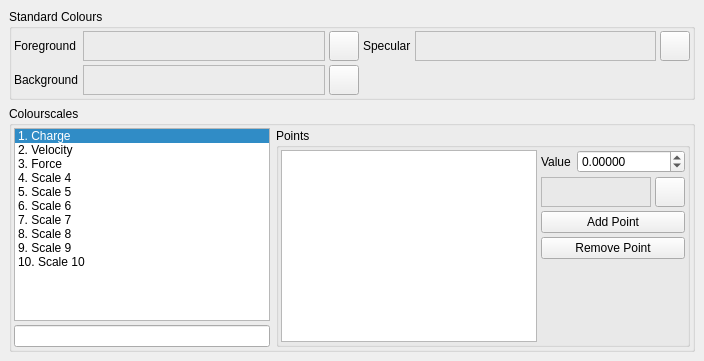
     <widget class="QWidget" name="ColoursTab" >
      <attribute name="title" >
       <string>Colours</string>
      </attribute>
      <attribute name="icon" >
       <iconset resource="icons.qrc" >:/basic/icons/basic_colour.svg</iconset>
      </attribute>
      <layout class="QVBoxLayout" >
       <property name="margin" >
        <number>9</number>
       </property>
       <property name="spacing" >
        <number>6</number>
       </property>
       <item>
        <widget class="QGroupBox" name="ColourGroup" >
         <property name="sizePolicy" >
          <sizepolicy>
           <hsizetype>1</hsizetype>
           <vsizetype>1</vsizetype>
           <horstretch>0</horstretch>
           <verstretch>0</verstretch>
          </sizepolicy>
         </property>
         <property name="title" >
          <string>Standard Colours</string>
         </property>
         <layout class="QHBoxLayout" >
          <property name="margin" >
           <number>2</number>
          </property>
          <property name="spacing" >
           <number>4</number>
          </property>
          <item>
           <layout class="QGridLayout" >
            <property name="margin" >
             <number>0</number>
            </property>
            <property name="spacing" >
             <number>4</number>
            </property>
            <item row="0" column="0" >
             <widget class="QLabel" name="label_2" >
              <property name="text" >
               <string>Foreground</string>
              </property>
             </widget>
            </item>
            <item row="1" column="1" >
             <layout class="QHBoxLayout" >
              <property name="margin" >
               <number>0</number>
              </property>
              <property name="spacing" >
               <number>4</number>
              </property>
              <item>
               <widget class="TColourFrame" name="BackgroundColourFrame" >
                <property name="sizePolicy" >
                 <sizepolicy>
                  <hsizetype>7</hsizetype>
                  <vsizetype>5</vsizetype>
                  <horstretch>0</horstretch>
                  <verstretch>0</verstretch>
                 </sizepolicy>
                </property>
                <property name="minimumSize" >
                 <size>
                  <width>16</width>
                  <height>16</height>
                 </size>
                </property>
                <property name="frameShape" >
                 <enum>QFrame::StyledPanel</enum>
                </property>
                <property name="frameShadow" >
                 <enum>QFrame::Raised</enum>
                </property>
               </widget>
              </item>
              <item>
               <widget class="QPushButton" name="BackgroundColourButton" >
                <property name="sizePolicy" >
                 <sizepolicy>
                  <hsizetype>5</hsizetype>
                  <vsizetype>5</vsizetype>
                  <horstretch>0</horstretch>
                  <verstretch>0</verstretch>
                 </sizepolicy>
                </property>
                <property name="minimumSize" >
                 <size>
                  <width>30</width>
                  <height>30</height>
                 </size>
                </property>
                <property name="maximumSize" >
                 <size>
                  <width>30</width>
                  <height>30</height>
                 </size>
                </property>
                <property name="text" >
                 <string/>
                </property>
                <property name="icon" >
                 <iconset resource="icons.qrc" >:/basic/icons/basic_colour.svg</iconset>
                </property>
               </widget>
              </item>
             </layout>
            </item>
            <item row="1" column="0" >
             <widget class="QLabel" name="label_3" >
              <property name="text" >
               <string>Background</string>
              </property>
             </widget>
            </item>
            <item row="0" column="1" >
             <layout class="QHBoxLayout" >
              <property name="margin" >
               <number>0</number>
              </property>
              <property name="spacing" >
               <number>4</number>
              </property>
              <item>
               <widget class="TColourFrame" name="ForegroundColourFrame" >
                <property name="sizePolicy" >
                 <sizepolicy>
                  <hsizetype>7</hsizetype>
                  <vsizetype>5</vsizetype>
                  <horstretch>0</horstretch>
                  <verstretch>0</verstretch>
                 </sizepolicy>
                </property>
                <property name="minimumSize" >
                 <size>
                  <width>16</width>
                  <height>16</height>
                 </size>
                </property>
                <property name="frameShape" >
                 <enum>QFrame::StyledPanel</enum>
                </property>
                <property name="frameShadow" >
                 <enum>QFrame::Raised</enum>
                </property>
               </widget>
              </item>
              <item>
               <widget class="QPushButton" name="ForegroundColourButton" >
                <property name="sizePolicy" >
                 <sizepolicy>
                  <hsizetype>5</hsizetype>
                  <vsizetype>5</vsizetype>
                  <horstretch>0</horstretch>
                  <verstretch>0</verstretch>
                 </sizepolicy>
                </property>
                <property name="minimumSize" >
                 <size>
                  <width>30</width>
                  <height>30</height>
                 </size>
                </property>
                <property name="maximumSize" >
                 <size>
                  <width>30</width>
                  <height>30</height>
                 </size>
                </property>
                <property name="text" >
                 <string/>
                </property>
                <property name="icon" >
                 <iconset resource="icons.qrc" >:/basic/icons/basic_colour.svg</iconset>
                </property>
               </widget>
              </item>
             </layout>
            </item>
            <item row="0" column="2" >
             <widget class="QLabel" name="label_4" >
              <property name="text" >
               <string>Specular</string>
              </property>
             </widget>
            </item>
            <item row="0" column="3" >
             <layout class="QHBoxLayout" >
              <property name="margin" >
               <number>0</number>
              </property>
              <property name="spacing" >
               <number>4</number>
              </property>
              <item>
               <widget class="TColourFrame" name="SpecularColourFrame" >
                <property name="sizePolicy" >
                 <sizepolicy>
                  <hsizetype>7</hsizetype>
                  <vsizetype>5</vsizetype>
                  <horstretch>0</horstretch>
                  <verstretch>0</verstretch>
                 </sizepolicy>
                </property>
                <property name="minimumSize" >
                 <size>
                  <width>16</width>
                  <height>16</height>
                 </size>
                </property>
                <property name="frameShape" >
                 <enum>QFrame::StyledPanel</enum>
                </property>
                <property name="frameShadow" >
                 <enum>QFrame::Raised</enum>
                </property>
               </widget>
              </item>
              <item>
               <widget class="QPushButton" name="SpecularColourButton" >
                <property name="sizePolicy" >
                 <sizepolicy>
                  <hsizetype>5</hsizetype>
                  <vsizetype>5</vsizetype>
                  <horstretch>0</horstretch>
                  <verstretch>0</verstretch>
                 </sizepolicy>
                </property>
                <property name="minimumSize" >
                 <size>
                  <width>30</width>
                  <height>30</height>
                 </size>
                </property>
                <property name="maximumSize" >
                 <size>
                  <width>30</width>
                  <height>30</height>
                 </size>
                </property>
                <property name="text" >
                 <string/>
                </property>
                <property name="icon" >
                 <iconset resource="icons.qrc" >:/basic/icons/basic_colour.svg</iconset>
                </property>
               </widget>
              </item>
             </layout>
            </item>
           </layout>
          </item>
         </layout>
        </widget>
       </item>
       <item>
        <widget class="QGroupBox" name="ColourscalesGroup" >
         <property name="title" >
          <string>Colourscales</string>
         </property>
         <layout class="QHBoxLayout" >
          <property name="margin" >
           <number>2</number>
          </property>
          <property name="spacing" >
           <number>4</number>
          </property>
          <item>
           <layout class="QHBoxLayout" >
            <property name="margin" >
             <number>0</number>
            </property>
            <property name="spacing" >
             <number>6</number>
            </property>
            <item>
             <layout class="QVBoxLayout" >
              <property name="margin" >
               <number>0</number>
              </property>
              <property name="spacing" >
               <number>4</number>
              </property>
              <item>
               <widget class="QListWidget" name="ScaleList" >
                <property name="sizePolicy" >
                 <sizepolicy>
                  <hsizetype>7</hsizetype>
                  <vsizetype>7</vsizetype>
                  <horstretch>9</horstretch>
                  <verstretch>0</verstretch>
                 </sizepolicy>
                </property>
                <property name="currentRow" >
                 <number>0</number>
                </property>
                <item>
                 <property name="text" >
                  <string>1. Charge</string>
                 </property>
                </item>
                <item>
                 <property name="text" >
                  <string>2. Velocity</string>
                 </property>
                </item>
                <item>
                 <property name="text" >
                  <string>3. Force</string>
                 </property>
                </item>
                <item>
                 <property name="text" >
                  <string>4. Scale 4</string>
                 </property>
                </item>
                <item>
                 <property name="text" >
                  <string>5. Scale 5</string>
                 </property>
                </item>
                <item>
                 <property name="text" >
                  <string>6. Scale 6</string>
                 </property>
                </item>
                <item>
                 <property name="text" >
                  <string>7. Scale 7</string>
                 </property>
                </item>
                <item>
                 <property name="text" >
                  <string>8. Scale 8</string>
                 </property>
                </item>
                <item>
                 <property name="text" >
                  <string>9. Scale 9</string>
                 </property>
                </item>
                <item>
                 <property name="text" >
                  <string>10. Scale 10</string>
                 </property>
                </item>
               </widget>
              </item>
              <item>
               <widget class="QLineEdit" name="ScaleNameEdit" />
              </item>
             </layout>
            </item>
            <item>
             <widget class="QGroupBox" name="PointsGroup" >
              <property name="sizePolicy" >
               <sizepolicy>
                <hsizetype>7</hsizetype>
                <vsizetype>5</vsizetype>
                <horstretch>0</horstretch>
                <verstretch>0</verstretch>
               </sizepolicy>
              </property>
              <property name="title" >
               <string>Points</string>
              </property>
              <layout class="QHBoxLayout" >
               <property name="margin" >
                <number>2</number>
               </property>
               <property name="spacing" >
                <number>4</number>
               </property>
               <item>
                <layout class="QHBoxLayout" >
                 <property name="margin" >
                  <number>0</number>
                 </property>
                 <property name="spacing" >
                  <number>4</number>
                 </property>
                 <item>
                  <widget class="QListWidget" name="ScalePointsList" />
                 </item>
                 <item>
                  <layout class="QVBoxLayout" >
                   <property name="margin" >
                    <number>0</number>
                   </property>
                   <property name="spacing" >
                    <number>4</number>
                   </property>
                   <item>
                    <layout class="QHBoxLayout" >
                     <property name="margin" >
                      <number>0</number>
                     </property>
                     <property name="spacing" >
                      <number>6</number>
                     </property>
                     <item>
                      <widget class="QLabel" name="label_5" >
                       <property name="text" >
                        <string>Value</string>
                       </property>
                      </widget>
                     </item>
                     <item>
                      <widget class="QDoubleSpinBox" name="PointValueSpin" >
                       <property name="sizePolicy" >
                        <sizepolicy>
                         <hsizetype>7</hsizetype>
                         <vsizetype>0</vsizetype>
                         <horstretch>0</horstretch>
                         <verstretch>0</verstretch>
                        </sizepolicy>
                       </property>
                       <property name="minimumSize" >
                        <size>
                         <width>64</width>
                         <height>0</height>
                        </size>
                       </property>
                       <property name="sizeIncrement" >
                        <size>
                         <width>0</width>
                         <height>0</height>
                        </size>
                       </property>
                       <property name="decimals" >
                        <number>5</number>
                       </property>
                       <property name="maximum" >
                        <double>10000000.000000000000000</double>
                       </property>
                       <property name="minimum" >
                        <double>-10000000.000000000000000</double>
                       </property>
                      </widget>
                     </item>
                    </layout>
                   </item>
                   <item>
                    <layout class="QHBoxLayout" >
                     <property name="margin" >
                      <number>0</number>
                     </property>
                     <property name="spacing" >
                      <number>4</number>
                     </property>
                     <item>
                      <widget class="TColourFrame" name="PointColourFrame" >
                       <property name="sizePolicy" >
                        <sizepolicy>
                         <hsizetype>7</hsizetype>
                         <vsizetype>5</vsizetype>
                         <horstretch>0</horstretch>
                         <verstretch>0</verstretch>
                        </sizepolicy>
                       </property>
                       <property name="minimumSize" >
                        <size>
                         <width>32</width>
                         <height>16</height>
                        </size>
                       </property>
                       <property name="frameShape" >
                        <enum>QFrame::StyledPanel</enum>
                       </property>
                       <property name="frameShadow" >
                        <enum>QFrame::Raised</enum>
                       </property>
                      </widget>
                     </item>
                     <item>
                      <widget class="QPushButton" name="PointColourButton" >
                       <property name="sizePolicy" >
                        <sizepolicy>
                         <hsizetype>5</hsizetype>
                         <vsizetype>5</vsizetype>
                         <horstretch>0</horstretch>
                         <verstretch>0</verstretch>
                        </sizepolicy>
                       </property>
                       <property name="minimumSize" >
                        <size>
                         <width>30</width>
                         <height>30</height>
                        </size>
                       </property>
                       <property name="maximumSize" >
                        <size>
                         <width>30</width>
                         <height>30</height>
                        </size>
                       </property>
                       <property name="text" >
                        <string/>
                       </property>
                       <property name="icon" >
                        <iconset resource="icons.qrc" >:/basic/icons/basic_colour.svg</iconset>
                       </property>
                      </widget>
                     </item>
                    </layout>
                   </item>
                   <item>
                    <widget class="QPushButton" name="AddPointButton" >
                     <property name="text" >
                      <string>Add Point</string>
                     </property>
                    </widget>
                   </item>
                   <item>
                    <widget class="QPushButton" name="RemovePointButton" >
                     <property name="text" >
                      <string>Remove Point</string>
                     </property>
                    </widget>
                   </item>
                   <item>
                    <spacer>
                     <property name="orientation" >
                      <enum>Qt::Vertical</enum>
                     </property>
                     <property name="sizeHint" >
                      <size>
                       <width>20</width>
                       <height>40</height>
                      </size>
                     </property>
                    </spacer>
                   </item>
                  </layout>
                 </item>
                </layout>
               </item>
              </layout>
             </widget>
            </item>
           </layout>
          </item>
         </layout>
        </widget>
       </item>
      </layout>
     </widget>
